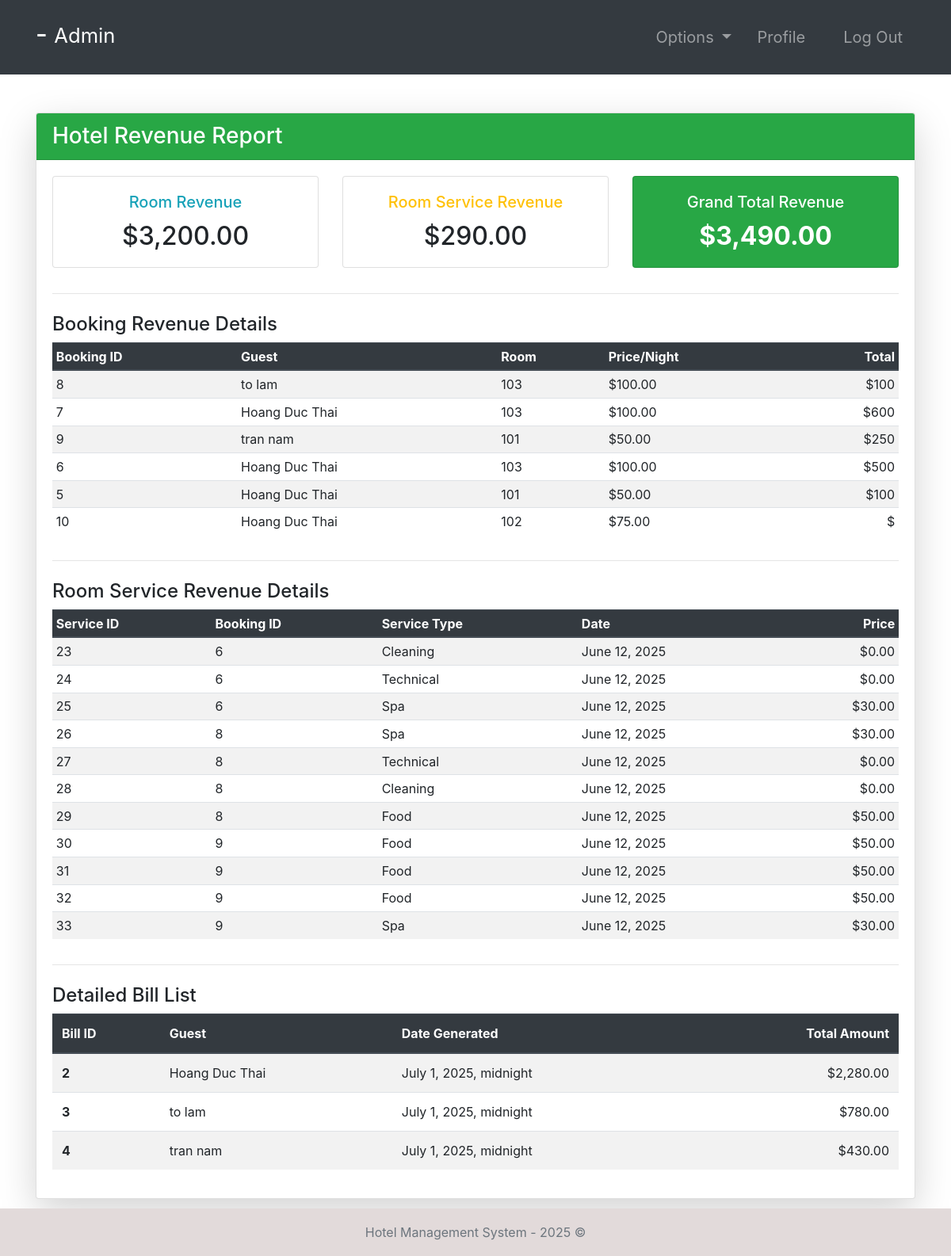
The app's page /revenue-report/ (signed in) with its own data.
### room/models.py (models this page shows, shortened)
class Booking(models.Model):
    roomNumber = models.ForeignKey(Room, on_delete=models.CASCADE)
    guest = models.ForeignKey(Guest, null=True, on_delete=models.CASCADE)
    dateOfReservation = models.DateField(default=timezone.now)
    startDate = models.DateField()
    endDate = models.DateField()

class Room(models.Model):
    ROOM_TYPES = (
        ('King', 'King'),
        ('Luxury', 'Luxury'),
        ('Normal', 'Normal'),
        ('Economic', 'Economic'),
    )
    number = models.IntegerField(primary_key=True)
    capacity = models.SmallIntegerField()
    numberOfBeds = models.SmallIntegerField()
    roomType = models.CharField(max_length=20, choices=ROOM_TYPES)
    price = models.FloatField()
    statusStartDate = models.DateField(null=True)
    statusEndDate = models.DateField(null=True)

class RoomServices(models.Model):
    SERVICES_TYPES = (
        ('Food', 'Food'),
        ('Cleaning', 'Cleaning'),
        ('Technical', 'Technical'),
    )
    curBooking = models.ForeignKey(
        Booking,   null=True, on_delete=models.CASCADE)
    room = models.ForeignKey(Room, on_delete=models.CASCADE)
    createdDate = models.DateField(default=timezone.now)
    servicesType = models.CharField(max_length=20, choices=SERVICES_TYPES)
    price = models.FloatField()

### accounts/models.py (models this page shows, shortened)
class Guest(models.Model):
    user = models.OneToOneField(User, null=True, on_delete=models.CASCADE)
    phoneNumber = PhoneNumberField(unique=True)

### hotel/models.py (models this page shows, shortened)
class Bills(models.Model):
    guest = models.ForeignKey(Guest,   null=True, on_delete=models.CASCADE)
    totalAmount = models.FloatField()
    summary = models.TextField()
    date = models.DateTimeField(default=timezone.now)

### hotel/views.py (the view)
# urls.py: path('revenue-report/', revenue_report, name='revenue_report'),
@login_required(login_url='login')
def revenue_report(request):
    user_groups = request.user.groups.all()
    if not user_groups.exists():
        if request.user.is_superuser:
            return redirect('/admin/')
        else:
            messages.error(request, "Your account does not have an assigned role.")
            return redirect('logout')
    role = str(user_groups[0])
    if role not in ['admin', 'manager']:
        messages.error(request, "You are not authorized to view this page.")
        return redirect('home')
    all_guests = Guest.objects.all()
    for guest in all_guests:
        guest_bookings = Booking.objects.filter(guest=guest)
        guest_room_revenue = 0
        for booking in guest_bookings:
            if booking.endDate and booking.startDate:
                num_nights = (booking.endDate - booking.startDate).days
                if num_nights > 0:
                    guest_room_revenue += num_nights * booking.roomNumber.price
        service_revenue_data = RoomServices.objects.filter(curBooking__in=guest_bookings).aggregate(total=Sum('price'))
        guest_service_revenue = service_revenue_data.get('total') or 0
        guest_total_amount = guest_room_revenue + guest_service_revenue
        if guest_total_amount > 0:
            Bills.objects.update_or_create(
                guest=guest,
                defaults={'totalAmount': guest_total_amount, 'date': timezone.now().date()}
            )
    all_bookings = Booking.objects.all().order_by('-startDate')
    all_room_services = RoomServices.objects.all().order_by('-createdDate')
    all_bills = Bills.objects.all().order_by('-totalAmount')
    total_room_revenue_display = 0
    for booking in all_bookings:
        if booking.endDate and booking.startDate:
            num_nights = (booking.endDate - booking.startDate).days
            if num_nights > 0:
                total_room_revenue_display += num_nights * booking.roomNumber.price
    total_service_revenue_display = (all_room_services.aggregate(total=Sum('price'))['total'] or 0)
    grand_total_revenue_display = total_room_revenue_display + total_service_revenue_display
    context = {
        'role': role,
        'total_room_revenue': total_room_revenue_display,
        'total_service_revenue': total_service_revenue_display,
        'grand_total_revenue': grand_total_revenue_display,
        'all_bookings': all_bookings,
        'all_room_services': all_room_services,
        'all_bills': all_bills,
    }
    return render(request, 'manager/revenue_report.html', context)

### templates/manager/revenue_report.html
{% extends '../index.html' %}
{% load humanize %}
{% block context %}
<div class="container my-5">
    <div class="card shadow-lg">
        <div class="card-header bg-success text-white">
            <h3 class="mb-0">Hotel Revenue Report</h3>
        </div>
        <div class="card-body">
            <div class="row text-center">
                <div class="col-md-4 mb-3">
                    <div class="card">
                        <div class="card-body">
                            <h5 class="card-title text-info">Room Revenue</h5>
                            <p class="card-text h2">${{ total_room_revenue|floatformat:2|intcomma }}</p>
                        </div>
                    </div>
                </div>
                <div class="col-md-4 mb-3">
                    <div class="card">
                        <div class="card-body">
                            <h5 class="card-title text-warning">Room Service Revenue</h5>
                            <p class="card-text h2">${{ total_service_revenue|floatformat:2|intcomma }}</p>
                        </div>
                    </div>
                </div>
                <div class="col-md-4 mb-3">
                    <div class="card bg-success text-white">
                        <div class="card-body">
                            <h5 class="card-title">Grand Total Revenue</h5>
                            <p class="card-text h2 font-weight-bold">${{ grand_total_revenue|floatformat:2|intcomma }}</p>
                        </div>
                    </div>
                </div>
            </div>
            <hr>
            <h4 class="mt-4">Booking Revenue Details</h4>
            <div class="table-responsive">
                <table class="table table-sm table-striped table-hover">
                    <thead class="thead-dark">
                        <tr>
                            <th>Booking ID</th>
                            <th>Guest</th>
                            <th>Room</th>
                            <th>Price/Night</th>
                            <th class="text-right">Total</th>
                        </tr>
                    </thead>
                    <tbody>
                        {% for booking in all_bookings %}
                        <tr>
                            <td>{{ booking.id }}</td>
                            <td>{{ booking.guest.user.first_name }} {{ booking.guest.user.last_name }}</td>
                            <td>{{ booking.roomNumber.number }}</td>
                            <td>${{ booking.roomNumber.price|floatformat:2|intcomma }}</td>
                            <td class="text-right">${% widthratio booking.endDate|timeuntil:booking.startDate|slice:"-6:-4"|add:0 1 booking.roomNumber.price %}</td>
                        </tr>
                        {% empty %}
                        <tr>
                            <td colspan="6" class="text-center">No bookings found.</td>
                        </tr>
                        {% endfor %}
                    </tbody>
                </table>
            </div>
            <hr>
             <h4 class="mt-4">Room Service Revenue Details</h4>
             <div class="table-responsive">
                <table class="table table-sm table-striped table-hover">
                    <thead class="thead-dark">
                        <tr>
                            <th>Service ID</th>
                            <th>Booking ID</th>
                            <th>Service Type</th>
                            <th>Date</th>
                            <th class="text-right">Price</th>
                        </tr>
                    </thead>
                    <tbody>
                        {% for service in all_room_services %}
                        <tr>
                            <td>{{ service.id }}</td>
                            <td>{{ service.curBooking.id }}</td>
                            <td>{{ service.servicesType }}</td>
                            <td>{{ service.createdDate }}</td>
                            <td class="text-right">${{ service.price|floatformat:2|intcomma }}</td>
                        </tr>
                        {% empty %}
                        <tr>
                            <td colspan="5" class="text-center">No room services found.</td>
                        </tr>
                        {% endfor %}
                    </tbody>
                </table>
            </div>
<hr>
            <h4 class="mt-4">Detailed Bill List</h4>
            <div class="table-responsive">
                <table class="table table-striped table-hover">
                    <thead class="thead-dark">
                        <tr>
                            <th scope="col">Bill ID</th>
                            <th scope="col">Guest</th>
                            <th scope="col">Date Generated</th>
                            <th scope="col" class="text-right">Total Amount</th>
                        </tr>
                    </thead>
                    <tbody>
                        {% for bill in all_bills %}
                        <tr>
                            <th scope="row">{{ bill.id }}</th>
                            <td>{{ bill.guest.user.first_name }} {{ bill.guest.user.last_name }}</td>
                            <td>{{ bill.date }}</td>
                            <td class="text-right">${{ bill.totalAmount|floatformat:2|intcomma }}</td>
                        </tr>
                        {% empty %}
                        <tr>
                            <td colspan="4" class="text-center">No bills have been generated yet. The system will calculate and generate them when you visit this page.</td>
                        </tr>
                        {% endfor %}
                    </tbody>
                </table>
            </div>
        </div>
    </div>
</div>
{% endblock context %}

### templates/incs/nav.html (shortened to what this page needs)
<nav class="navbar navbar-dark bg-dark navbar-expand-lg py-3 " role="navigation">
    <div class="container">
        <a href="" class="navbar-brand">
            <h2 class="text-capitalize">
                {{ request.user.first_name }} {{ request.user.last_name }} -
                <small>
                    {{ role }}
                </small>
            </h2>
        </a>
        <div class="collapse navbar-collapse" id="navbarTags">
            <ul class="navbar-nav ml-auto">
                <li class="nav-item dropdown p-2">
                    <a class="nav-link dropdown-toggle" href="#" id="navbarDropdown" role="button"
                        data-toggle="dropdown" aria-haspopup="true" aria-expanded="false">
                        Options
                    </a>
                </li>
                <li class="nav-item mr-3 p-2">
                    {% if role == 'staff' or role == 'receptionist' or role == 'admin' or role == 'manager' %}
                    <a href="{% url 'employee-profile' user.id %}" class="nav-link">Profile</a>
                    {% endif %}
                </li>
                <li class="nav-item p-2 ">
                    <a href="{% url 'logout' %}" class="nav-link">Log Out</a>
                </li>
            </ul>
        </div>
    </div>
</nav>

### static/css/main.css (style rules this page uses)
* { margin: 0; padding: 0; -webkit-font-smoothing: antialiased; }
body { position: relative; }
nav .nav-item { font-size: 20px; }

### records on screen
Booking: id "8", guest.user.first_name "to", guest.user.last_name "lam", roomNumber.number "103", roomNumber.price "100.00", endDate+startDate+roomNumber "100"
Booking: id "7", guest.user.first_name "Hoang", guest.user.last_name "Duc Thai", roomNumber.number "103", roomNumber.price "100.00", endDate+startDate+roomNumber "600"
Booking: id "9", guest.user.first_name "tran", guest.user.last_name "nam", roomNumber.number "101", roomNumber.price "50.00", endDate+startDate+roomNumber "250"
Booking: id "6", guest.user.first_name "Hoang", guest.user.last_name "Duc Thai", roomNumber.number "103", roomNumber.price "100.00", endDate+startDate+roomNumber "500"
Booking: id "5", guest.user.first_name "Hoang", guest.user.last_name "Duc Thai", roomNumber.number "101", roomNumber.price "50.00", endDate+startDate+roomNumber "100"
Booking: id "10", guest.user.first_name "Hoang", guest.user.last_name "Duc Thai", roomNumber.number "102", roomNumber.price "75.00"
RoomServices: id "23", curBooking.id "6", servicesType "Cleaning", createdDate "June 12, 2025", price "0.00"
RoomServices: id "24", curBooking.id "6", servicesType "Technical", createdDate "June 12, 2025", price "0.00"
RoomServices: id "25", curBooking.id "6", servicesType "Spa", createdDate "June 12, 2025", price "30.00"
RoomServices: id "26", curBooking.id "8", servicesType "Spa", createdDate "June 12, 2025", price "30.00"
RoomServices: id "27", curBooking.id "8", servicesType "Technical", createdDate "June 12, 2025", price "0.00"
RoomServices: id "28", curBooking.id "8", servicesType "Cleaning", createdDate "June 12, 2025", price "0.00"
RoomServices: id "29", curBooking.id "8", servicesType "Food", createdDate "June 12, 2025", price "50.00"
RoomServices: id "30", curBooking.id "9", servicesType "Food", createdDate "June 12, 2025", price "50.00"
RoomServices: id "31", curBooking.id "9", servicesType "Food", createdDate "June 12, 2025", price "50.00"
RoomServices: id "32", curBooking.id "9", servicesType "Food", createdDate "June 12, 2025", price "50.00"
RoomServices: id "33", curBooking.id "9", servicesType "Spa", createdDate "June 12, 2025", price "30.00"
Bills: id "2", guest.user.first_name "Hoang", guest.user.last_name "Duc Thai", date "July 1, 2025, midnight", totalAmount "2,280.00"
Bills: id "3", guest.user.first_name "to", guest.user.last_name "lam", date "July 1, 2025, midnight", totalAmount "780.00"
Bills: id "4", guest.user.first_name "tran", guest.user.last_name "nam", date "July 1, 2025, midnight", totalAmount "430.00"

### other values on screen
{{ role }} "Admin"
{{ total_room_revenue|floatformat:2|intcomma }} "3,200.00"
{{ total_service_revenue|floatformat:2|intcomma }} "290.00"
{{ grand_total_revenue|floatformat:2|intcomma }} "3,490.00"
